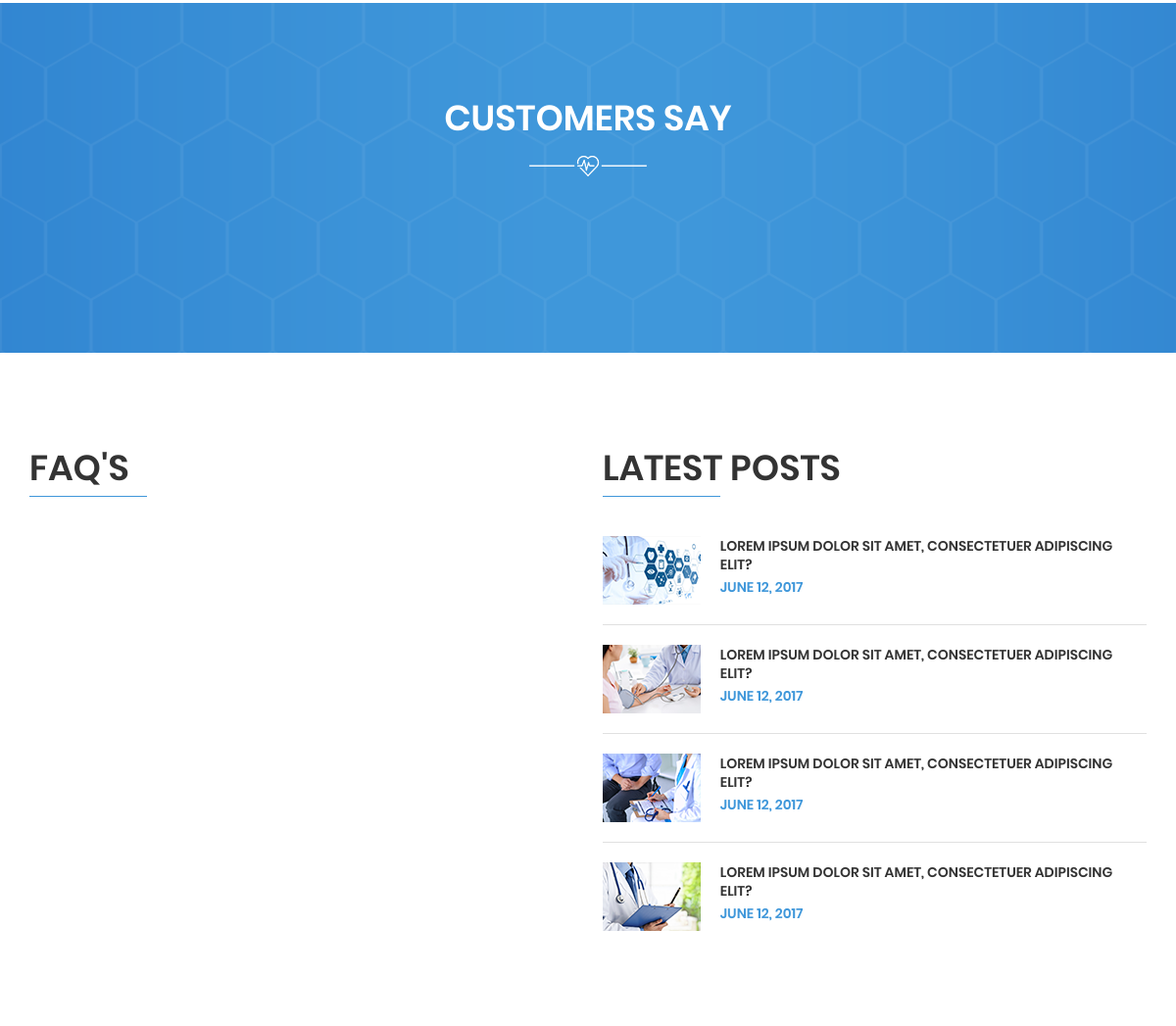
The app's page / (middle part), older data.
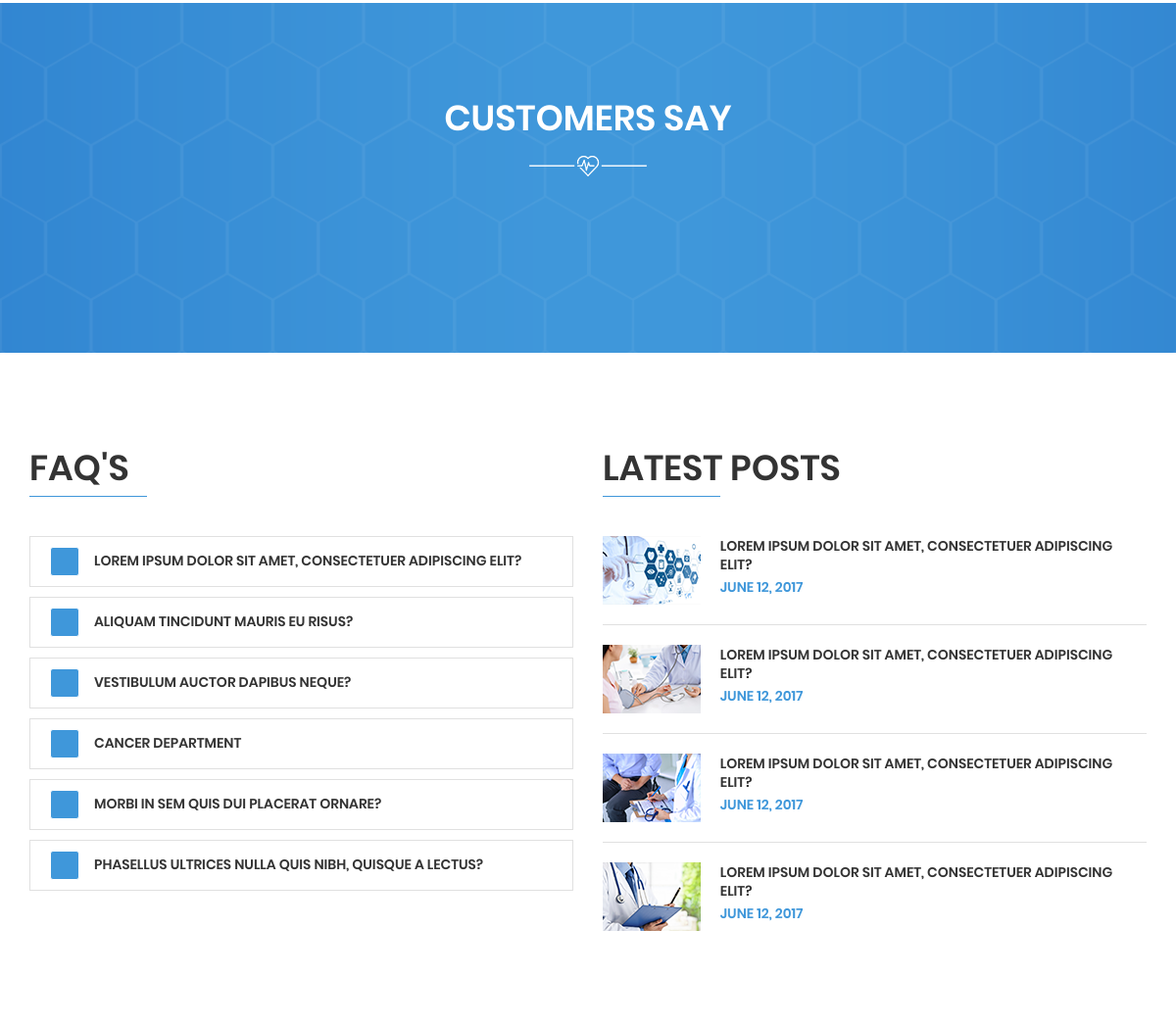
The same page, newer data.
### core/models.py (models this page shows, shortened)
class Faq(models.Model):
    title = models.CharField(("FAQ Title"), max_length=150)
    description = models.TextField(("FAQ Description"))

### core/views.py (the view, shortened to what this page needs)
# urls.py: path('', HomeView.as_view(), name='home')
class HomeView(View):
    template_name = 'core/index.html'
    def get(self, request):
        banners = Banner.objects.all().order_by('-id')[:5]
        departments = Department.objects.all()
        doctors = Doctor.objects.all()
        services = Service.objects.all()
        faqs = Faq.objects.all()
        testimonials = ClientSay.objects.all()
        appointment_form = AppointmentForm
        context = {
            'banners': banners,
            'appointment_form': appointment_form,
            'departments': departments,
            'doctors': doctors,
            'services': services,
            'faqs': faqs,
            'testimonials': testimonials
        }
        return render(request, self.template_name, context)

### core/models.py (called while the page is built)
    def image_url(self):
        try:
            url = self.banner_image.url
        except:
            url = ''
        return url

### department/models.py (called while the page is built)
    def image_url(self):
        try:
            url = self.image.url
        except:
            url = ''
        return url

    def image_url(self):
        try:
            url = self.image.url
        except:
            url = ''
        return url

### templates/core/index.html (shortened to what this page needs)
{% extends 'base.html' %}
{% load static %}
{% block main_content %}
<div id="main-content" class="site-main-content">
    <section class="site-content-area">
        {% include 'core/customer_say.html' %}
        {% include 'core/latest_post.html' %}
    </section>
</div>
{% endblock main_content %}

### templates/core/latest_post.html (shortened to what this page needs)
<div class="uni-home-faq-latest-post">
    <div class="container">
        <div class="row">
            <div class="col-md-6">
                <div class="uni-home-faq">
                    <div class="uni-home-title">
                        <h3>Faq's</h3>
                        <div class="uni-line"></div>
                    </div>
                    <div class="accordion-default">
                        <div class="accordion-min-plus">
                            <div class="accordion">
                                {% for faq in faqs %}
                                <div class="accordion-item">
                                    <h4 class="accordion-toggle">{{ faq.title }}</h4>
                                </div>
                                {% endfor %}
                            </div>
                        </div>
                    </div>
                </div>
            </div>
            <div class="col-md-6">
                <div class="uni-home-latest-post">
                    <div class="uni-home-title">
                        <h3>latest posts</h3>
                        <div class="uni-line"></div>
                    </div>
                    <div class="uni-home-latest-post-body">
                        <div class="item">
                            <div class="item-img">
                                <a href="#"><img src="images/home1/lastestpost/img2.png" alt="" class="img-responsive"></a>
                            </div>
                            <div class="item-caption">
                                <h4><a href="#">Lorem ipsum dolor sit amet, consectetuer adipiscing elit?</a></h4>
                                <span class="time">June 12, 2017</span>
                            </div>
                        </div>
                        <div class="uni-divider"></div>
                        <div class="item">
                            <div class="item-img">
                                <a href="#"><img src="images/home1/lastestpost/img3.png" alt="" class="img-responsive"></a>
                            </div>
                            <div class="item-caption">
                                <h4><a href="#">Lorem ipsum dolor sit amet, consectetuer adipiscing elit?</a></h4>
                                <span class="time">June 12, 2017</span>
                            </div>
                        </div>
                        <div class="uni-divider"></div>
                        <div class="item">
                            <div class="item-img">
                                <a href="#"><img src="images/home1/lastestpost/img4.png" alt="" class="img-responsive"></a>
                            </div>
                            <div class="item-caption">
                                <h4><a href="#">Lorem ipsum dolor sit amet, consectetuer adipiscing elit?</a></h4>
                                <span class="time">June 12, 2017</span>
                            </div>
                        </div>
                        <div class="uni-divider"></div>
                        <div class="item">
                            <div class="item-img">
                                <a href="#"><img src="images/home1/lastestpost/img5.png" alt="" class="img-responsive"></a>
                            </div>
                            <div class="item-caption">
                                <h4><a href="#">Lorem ipsum dolor sit amet, consectetuer adipiscing elit?</a></h4>
                                <span class="time">June 12, 2017</span>
                            </div>
                        </div>
                    </div>
                </div>
            </div>
        </div>
    </div>
</div>

Row changes from the older to the newer data that the page shows:
added Faq: title "LOREM IPSUM DOLOR SIT AMET, CONSECTETUER ADIPISCING ELIT?"
added Faq: title "ALIQUAM TINCIDUNT MAURIS EU RISUS?"
added Faq: title "VESTIBULUM AUCTOR DAPIBUS NEQUE?"
added Faq: title "CANCER DEPARTMENT"
added Faq: title "MORBI IN SEM QUIS DUI PLACERAT ORNARE?"
added Faq: title "PHASELLUS ULTRICES NULLA QUIS NIBH, QUISQUE A LECTUS?"
